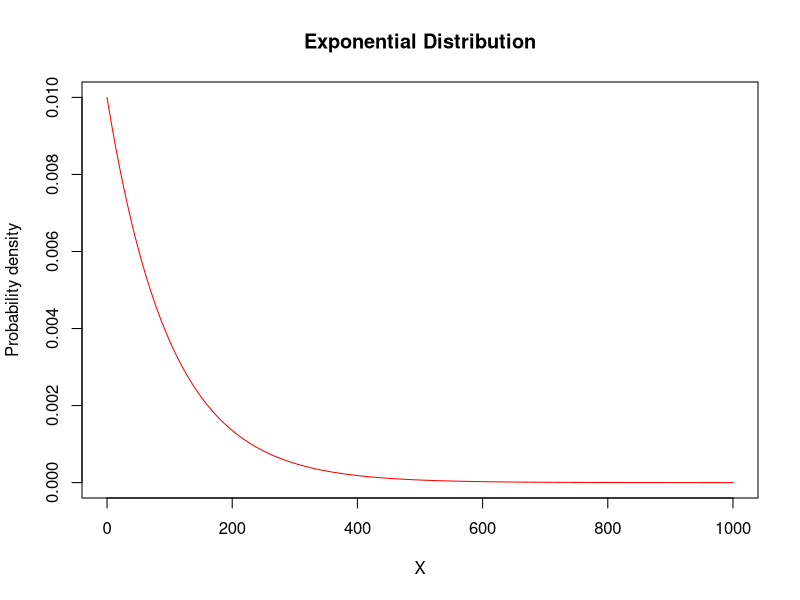

Here is the R script that generated this plot: (Note: this script raises an error after producing the figure.)
## ---- chunk 1
theta = 100
X=seq(from = 0, to = 1000, by = 1)
plot(x=X,y=dexp(X,rate=1/theta),type="l",
     ylab="Probability density",col="red",main="Exponential Distribution")
## ---- chunk 2
theta = 100
X=seq(from = 0, to = 1000, by = 1)
plot(x=X,y=dinvexp(X,scale=theta),type="l",
     ylab="Probability density",col="red",main="Inverse Exponential Distribution")
## ---- chunk 3
alpha = 3
theta = 200
X=seq(from = 0, to = 1000, by = 1)
plot(x=X,y=dpareto2(X,shape=alpha,scale=theta),type="l",
     ylab="Probability density",col="red",main="Pareto Distribution")
## ---- chunk 4
tau = 5
theta = 100
X=seq(from=0,to=3000,by=1)
plot(x=X,y=dinvpareto(X,shape=tau,scale=theta),type="l",
     ylab="Probability density",col="red",main="Inverse Pareto Distribution")
## ---- chunk 5
#need to write a f(x) for this dist
## ---- chunk 6
alpha = 2
theta = 100
X=seq(from = 0, to = 1000, by = 1)
plot(x=X,y=dparalogis(X,shape=alpha,scale=theta),type="l",
     ylab="Probability density",col="red",main="Paralogistic Distribution")
## ---- chunk 7
alpha = 2
theta = 50
X=seq(from = 0, to = 1000, by = 1)
plot(x=X,y=dgamma(X,shape=alpha,scale=theta),type="l",
     ylab="Probability density",col="red",main="Gamma Distribution")
## ---- chunk 8
alpha = 3
theta = 100
X=seq(from=0,to=400,by=1)
plot(x=X,y=dinvgamma(X,shape=alpha,scale=theta),type="l",
     ylab="Probability density",col="red",main="Inverse Gamma Distribution")
## ---- chunk 9
alpha = 2
theta = 100
X=seq(from = 0, to = 1000, by = 1)
plot(x=X,y=dweibull(X,shape=alpha, scale=theta),type="l",
     ylab="Probability density",col="red",main="Weibull Distribution")
## ---- chunk 10
alpha = 5
theta = 100
X=seq(from = 0, to = 1000, by = 1)
plot(x=X,y=dinvweibull(X,shape=alpha,scale=theta),type="l",
     ylab="Probability density",col="red",main="Inverse Weibull Distribution")
## ---- chunk 11
alpha = 50
beta = 100
X=seq(alpha,beta,1)
plot(x=X,y=dunif(X,alpha,beta),type="l",
     ylab="Probability density",col="red",main="Continous Uniform Distribution")
## ---- chunk 12
mu=100
sigma=10
X=seq(from=0,to=200,by=1)
plot(x=X,y=dnorm(X,mean=mu,sd=sigma),type="l",
     ylab="Probability density",col="red",main="Normal Distribution")
## ---- chunk 13
alpha = 50
beta = 100
X=seq(from = 0, to = 1000, by = 1)
plot(x=X,y=dcauchy(X,location=alpha,scale=beta),
     type="l",ylab="Probability density",col="red",main="Cauchy Distribution")
## ---- chunk 14
alpha = 3
tau = 5
theta = 100
X=seq(from = 0, to = 1000, by = 1)
plot(x=X,y=dgenpareto(X,shape1=alpha,shape2=tau,scale=theta),type="l",
     ylab="Probability density",col="red",main="Generalized Pareto Distribution")
## ---- chunk 15
alpha = 2
gamma=3
theta = 100
X=seq(from = 0, to = 1000, by = 1)
plot(x=X,y=dburr(X,shape1=alpha,shape2=gamma,scale=theta),type="l",
     ylab="Probability density",col="red",main="Burr Distribution")
## ---- chunk 16
alpha = 2
tau=3
theta = 100
X=seq(from = 0, to = 1000, by = 1)
plot(x=X,y=dinvburr(X,shape1=alpha,shape2=tau,scale=theta),type="l",
     ylab="Probability density",col="red",main="Inverse Burr Distribution")
## ---- chunk 17
#Need Density function and respective packages for graph
## ---- chunk 18
dlognorm=function(x,mu,sigma){
  p=(1/(x*sigma*sqrt(2*pi)))*exp(-((log(x)-mu)/sigma)^2)
  return(p)
}
mu = 20
sigma = 12
X=seq(from = 0, to = 1000, by = 1)
plot(x=X,y=dlognorm(X,mu=mu,sigma=sigma),type="l",col="red")
## ---- chunk 19
mu=100
theta = 1000
X=seq(from=0,to=100,by=1)
plot(x=X,y=dinvgauss(X,mean=mu,dispersion=theta),type="l",
     ylab="Probability density",col="red",main="Inverse Gaussian Distribution")
## ---- chunk 20
alpha = 3
theta = 100
X=seq(from = 0, to = 1000, by = 1)
plot(x=X,y=dpareto1(X,shape=alpha,min=theta),type="l",
     ylab="Probability density",col="red",main="Single Parameter Pareto Distribution")
## ---- chunk 21
a = 2
b = 4
theta = 1
X=seq(from=0,to=1,by=.0001)
plot(x=X,y=dbeta(X,shape1=a,shape2=b,ncp=theta),type="l",
     ylab="Probability density",col="red",main="Beta Distribution")
## ---- chunk 22
a = 3
b = 5
tau = 2
theta = 1000
X=seq(from = 0, to = 1000, by = 1)
plot(x=X,y=dgenbeta(X,shape1=a,shape2=b,shape3=tau,scale=theta),type="l",
     ylab="Probability density",col="red",main="Generalized Beta Distribution")
## ---- chunk 23
X=1:1000
plot(x=X,y=levpareto2(X,3,200),col="red",type="l",xlab="x values", 
     ylab="Limited Expected Value",main="Limted Expected Values for Several Distributions")
lines(x=X,y=levexp(X,rate=1/100),col="blue")
lines(x=X,y=levgamma(X,shape=2,scale=50),col="green")
lines(x=X,y=levweibull(X,shape=2,scale=100/gamma(1.5)),col="orange")
lines(x=X,y=levgenpareto(X,shape1=3,shape2=2,scale=100),col="purple")
legend("bottomright",legend=c("Pareto","Exponential","Gamma","Weibull","GB2"),lty=c(1,1,1,1,1),col=c("red","blue","green","orange","purple"))
